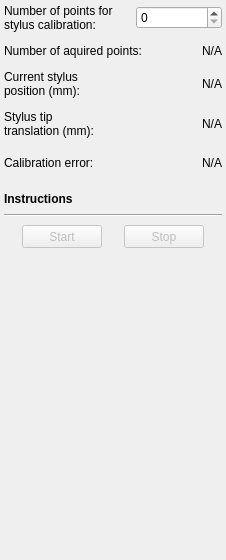
<?xml version="1.0" encoding="UTF-8"?>
<ui version="4.0">
 <class>StylusCalibrationToolbox</class>
 <widget class="QWidget" name="StylusCalibrationToolbox">
  <property name="geometry">
   <rect>
    <x>0</x>
    <y>0</y>
    <width>226</width>
    <height>560</height>
   </rect>
  </property>
  <property name="sizePolicy">
   <sizepolicy hsizetype="Fixed" vsizetype="Preferred">
    <horstretch>0</horstretch>
    <verstretch>0</verstretch>
   </sizepolicy>
  </property>
  <property name="minimumSize">
   <size>
    <width>226</width>
    <height>560</height>
   </size>
  </property>
  <property name="maximumSize">
   <size>
    <width>226</width>
    <height>16777215</height>
   </size>
  </property>
  <property name="windowTitle">
   <string>Stylus Calibration Toolbox</string>
  </property>
  <layout class="QVBoxLayout" name="verticalLayout">
   <property name="spacing">
    <number>4</number>
   </property>
   <property name="margin">
    <number>4</number>
   </property>
   <item>
    <layout class="QHBoxLayout" name="horizontalLayout_7">
     <item>
      <widget class="QLabel" name="labelNumberOfStylusCalibrationPoints">
       <property name="text">
        <string>Number of points for stylus calibration:</string>
       </property>
       <property name="wordWrap">
        <bool>true</bool>
       </property>
      </widget>
     </item>
     <item>
      <widget class="QSpinBox" name="spinBox_NumberOfStylusCalibrationPoints">
       <property name="maximumSize">
        <size>
         <width>86</width>
         <height>16777215</height>
        </size>
       </property>
       <property name="maximum">
        <number>2000</number>
       </property>
       <property name="singleStep">
        <number>50</number>
       </property>
       <property name="value">
        <number>0</number>
       </property>
      </widget>
     </item>
    </layout>
   </item>
   <item>
    <spacer name="verticalSpacer_9">
     <property name="orientation">
      <enum>Qt::Vertical</enum>
     </property>
     <property name="sizeType">
      <enum>QSizePolicy::Fixed</enum>
     </property>
     <property name="sizeHint" stdset="0">
      <size>
       <width>20</width>
       <height>8</height>
      </size>
     </property>
    </spacer>
   </item>
   <item>
    <layout class="QHBoxLayout" name="horizontalLayout_2">
     <item>
      <widget class="QLabel" name="label_1">
       <property name="text">
        <string>Number of aquired points:</string>
       </property>
       <property name="wordWrap">
        <bool>true</bool>
       </property>
      </widget>
     </item>
     <item>
      <widget class="QLabel" name="label_NumberOfPoints">
       <property name="frameShape">
        <enum>QFrame::NoFrame</enum>
       </property>
       <property name="frameShadow">
        <enum>QFrame::Plain</enum>
       </property>
       <property name="text">
        <string>N/A</string>
       </property>
       <property name="alignment">
        <set>Qt::AlignRight|Qt::AlignTrailing|Qt::AlignVCenter</set>
       </property>
      </widget>
     </item>
    </layout>
   </item>
   <item>
    <spacer name="verticalSpacer_4">
     <property name="orientation">
      <enum>Qt::Vertical</enum>
     </property>
     <property name="sizeType">
      <enum>QSizePolicy::Fixed</enum>
     </property>
     <property name="sizeHint" stdset="0">
      <size>
       <width>20</width>
       <height>8</height>
      </size>
     </property>
    </spacer>
   </item>
   <item>
    <layout class="QHBoxLayout" name="horizontalLayout_6">
     <item>
      <widget class="QLabel" name="label_CurrentPositionText">
       <property name="toolTip">
        <string>In reference tool coordinate system</string>
       </property>
       <property name="text">
        <string>Current stylus position (mm):</string>
       </property>
       <property name="wordWrap">
        <bool>true</bool>
       </property>
      </widget>
     </item>
     <item>
      <widget class="QLabel" name="label_CurrentPosition">
       <property name="minimumSize">
        <size>
         <width>136</width>
         <height>0</height>
        </size>
       </property>
       <property name="toolTip">
        <string>In reference tool coordinate system</string>
       </property>
       <property name="frameShape">
        <enum>QFrame::NoFrame</enum>
       </property>
       <property name="frameShadow">
        <enum>QFrame::Plain</enum>
       </property>
       <property name="text">
        <string>N/A</string>
       </property>
       <property name="alignment">
        <set>Qt::AlignRight|Qt::AlignTrailing|Qt::AlignVCenter</set>
       </property>
      </widget>
     </item>
    </layout>
   </item>
   <item>
    <spacer name="verticalSpacer_7">
     <property name="orientation">
      <enum>Qt::Vertical</enum>
     </property>
     <property name="sizeType">
      <enum>QSizePolicy::Fixed</enum>
     </property>
     <property name="sizeHint" stdset="0">
      <size>
       <width>20</width>
       <height>8</height>
      </size>
     </property>
    </spacer>
   </item>
   <item>
    <layout class="QHBoxLayout" name="horizontalLayout_5">
     <item>
      <widget class="QLabel" name="label_StylusTipTransformText">
       <property name="text">
        <string>Stylus tip translation (mm):</string>
       </property>
       <property name="wordWrap">
        <bool>true</bool>
       </property>
      </widget>
     </item>
     <item>
      <widget class="QLabel" name="label_StylusTipTransform">
       <property name="minimumSize">
        <size>
         <width>124</width>
         <height>0</height>
        </size>
       </property>
       <property name="text">
        <string>N/A</string>
       </property>
       <property name="alignment">
        <set>Qt::AlignRight|Qt::AlignTrailing|Qt::AlignVCenter</set>
       </property>
      </widget>
     </item>
    </layout>
   </item>
   <item>
    <spacer name="verticalSpacer_6">
     <property name="orientation">
      <enum>Qt::Vertical</enum>
     </property>
     <property name="sizeType">
      <enum>QSizePolicy::Fixed</enum>
     </property>
     <property name="sizeHint" stdset="0">
      <size>
       <width>20</width>
       <height>8</height>
      </size>
     </property>
    </spacer>
   </item>
   <item>
    <layout class="QHBoxLayout" name="horizontalLayout_4">
     <item>
      <widget class="QLabel" name="label_CalibrationErrorText">
       <property name="text">
        <string>Calibration error:</string>
       </property>
       <property name="wordWrap">
        <bool>true</bool>
       </property>
      </widget>
     </item>
     <item>
      <widget class="QLabel" name="label_CalibrationError">
       <property name="minimumSize">
        <size>
         <width>124</width>
         <height>26</height>
        </size>
       </property>
       <property name="text">
        <string>N/A</string>
       </property>
       <property name="alignment">
        <set>Qt::AlignRight|Qt::AlignTrailing|Qt::AlignVCenter</set>
       </property>
      </widget>
     </item>
    </layout>
   </item>
   <item>
    <spacer name="verticalSpacer_3">
     <property name="orientation">
      <enum>Qt::Vertical</enum>
     </property>
     <property name="sizeType">
      <enum>QSizePolicy::Fixed</enum>
     </property>
     <property name="sizeHint" stdset="0">
      <size>
       <width>20</width>
       <height>12</height>
      </size>
     </property>
    </spacer>
   </item>
   <item>
    <widget class="QLabel" name="label_Instructions">
     <property name="font">
      <font>
       <weight>75</weight>
       <bold>true</bold>
      </font>
     </property>
     <property name="text">
      <string>Instructions</string>
     </property>
     <property name="wordWrap">
      <bool>true</bool>
     </property>
    </widget>
   </item>
   <item>
    <spacer name="verticalSpacer_8">
     <property name="orientation">
      <enum>Qt::Vertical</enum>
     </property>
     <property name="sizeType">
      <enum>QSizePolicy::Fixed</enum>
     </property>
     <property name="sizeHint" stdset="0">
      <size>
       <width>20</width>
       <height>4</height>
      </size>
     </property>
    </spacer>
   </item>
   <item>
    <widget class="Line" name="line">
     <property name="orientation">
      <enum>Qt::Horizontal</enum>
     </property>
    </widget>
   </item>
   <item>
    <spacer name="verticalSpacer_2">
     <property name="orientation">
      <enum>Qt::Vertical</enum>
     </property>
     <property name="sizeType">
      <enum>QSizePolicy::Fixed</enum>
     </property>
     <property name="sizeHint" stdset="0">
      <size>
       <width>20</width>
       <height>4</height>
      </size>
     </property>
    </spacer>
   </item>
   <item>
    <layout class="QHBoxLayout" name="horizontalLayout">
     <item>
      <widget class="QPushButton" name="pushButton_Start">
       <property name="enabled">
        <bool>false</bool>
       </property>
       <property name="minimumSize">
        <size>
         <width>80</width>
         <height>23</height>
        </size>
       </property>
       <property name="maximumSize">
        <size>
         <width>80</width>
         <height>23</height>
        </size>
       </property>
       <property name="text">
        <string>Start</string>
       </property>
      </widget>
     </item>
     <item>
      <widget class="QPushButton" name="pushButton_Stop">
       <property name="enabled">
        <bool>false</bool>
       </property>
       <property name="minimumSize">
        <size>
         <width>80</width>
         <height>23</height>
        </size>
       </property>
       <property name="maximumSize">
        <size>
         <width>80</width>
         <height>23</height>
        </size>
       </property>
       <property name="text">
        <string>Stop</string>
       </property>
      </widget>
     </item>
    </layout>
   </item>
   <item>
    <spacer name="verticalSpacer">
     <property name="orientation">
      <enum>Qt::Vertical</enum>
     </property>
     <property name="sizeHint" stdset="0">
      <size>
       <width>20</width>
       <height>40</height>
      </size>
     </property>
    </spacer>
   </item>
  </layout>
 </widget>
 <layoutdefault spacing="4" margin="4"/>
 <resources/>
 <connections/>
</ui>
